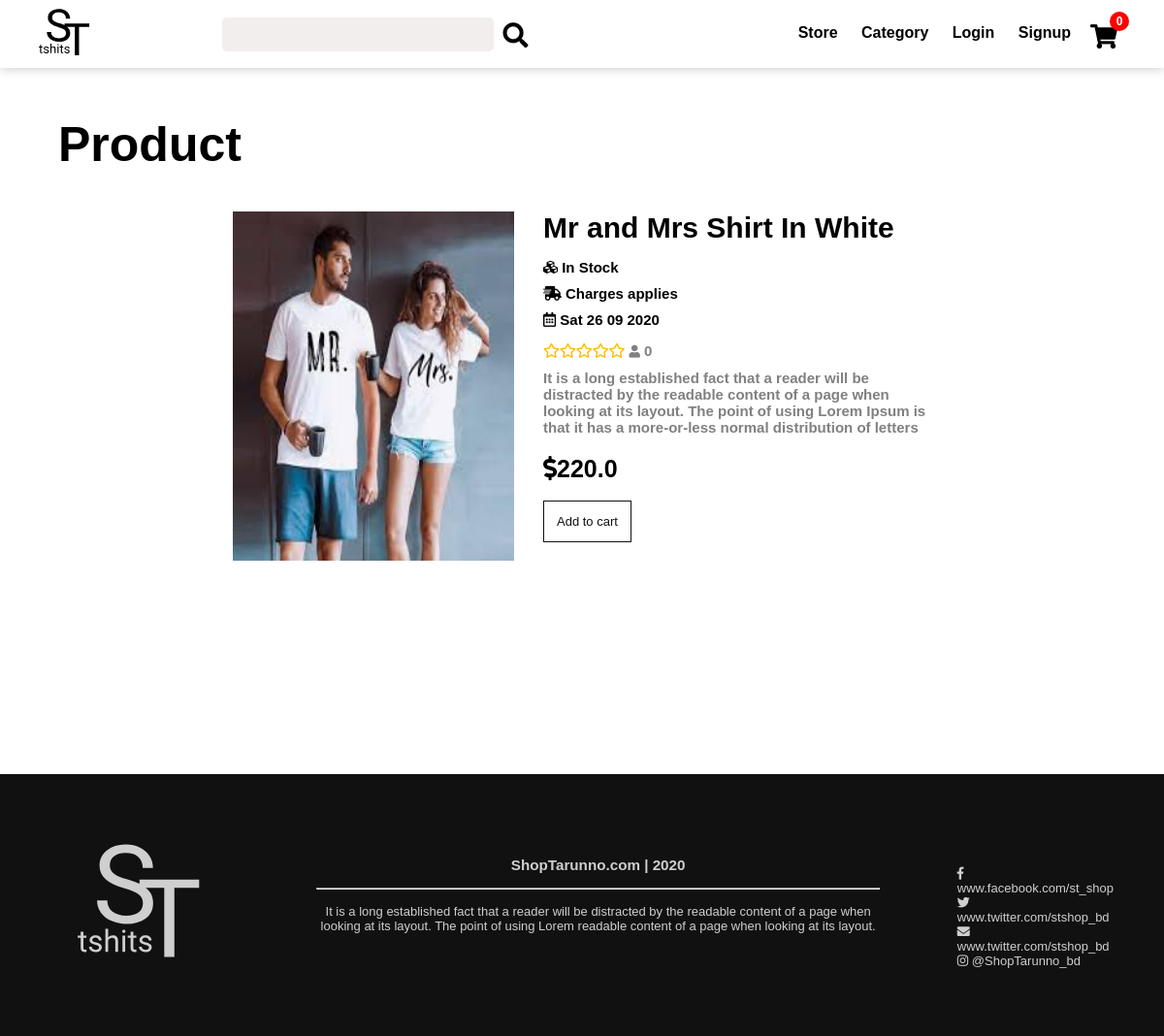
/product/21/, run on the app's committed database.
### store/models.py (models this page shows, shortened)
class Product(models.Model):
    name = models.CharField(max_length=100, null=True)
    price = models.FloatField(null=True)
    category = models.ManyToManyField(Category, null=True)
    image = models.ImageField(null=True, blank=True, upload_to='product/')
    on_sell = models.BooleanField(default=False, null=True)
    date = models.DateTimeField(default=timezone.now)
    on_stock = models.BooleanField(default=True, null=True)
    delivery = models.BooleanField(default=False, null=True)

### store/views.py (the view)
# urls.py: path('product/<int:id>/', views.view_product, name='product'),
def view_product(request, id):
    product = Product.objects.get(id=id)
    categories = Category.objects.all()
    data = cartData(request)
    order = data['order']
    ratings = Rating.objects.filter(product=product)
    sum_rated = ratings.count()
    sum_rating = sum([i.rating for i in ratings])
    if sum_rated == 0:
        rating = 0
    else:
        rating = sum_rating / sum_rated
    reviews = Review.objects.filter(product=product).all()
    context = {
        'product': product,
        'rating': rating,
        'rated': sum_rated,
        'reviews': reviews,
        'order': order,
        'categories': categories,
        'title': 'Product'
    }
    return render(request, 'store/product.html', context)

### store/cart.py (called while the page is built, shortened)
def cookieCart(request):
    try:
        cart = json.loads(request.COOKIES['cart'])
    except:
        cart = {}
    items = []
    order = {'get_cart_total': 0, 'get_cart_total_item': 0}
    return {'items': items, 'order': order}

def cartData(request):
    if request.user.is_authenticated:
        customer = request.user.customer
        order, created = Order.objects.get_or_create(customer=customer)
        items = order.orderitem_set.all()
    else:
        cookieData = cookieCart(request)
        order = cookieData['order']
        items = cookieData['items']
    return {'items': items, 'order': order}

### store/templates/store/product.html (shortened to what this page needs)
{% extends 'store/base.html' %}
{% load static %}
{% load crispy_forms_tags %}
{% block body %}
<link rel="stylesheet" href="{% static 'css/product.css' %}">
<h1>Product</h1>
	<div class="product">
		<div class="product-container">
				<div class="item">
					<img src={{ product.image.url }}>
					<h3 class="product-name"> {{ product.name }}</h3>
					{% if product.on_stock %}
						<h3 class="product-stock"><i class="fas fa-cubes"></i> In Stock</h3>
					{% else %}
						<h3 class="product-stock"><i class="fas fa-cubes"></i> Out of Stock</h3>
					{% endif %}
					{% if product.delivery %}
						<h3 class="product-shipping"><i class="fas fa-shipping-fast"></i> Free</h3>
					{% else %}
						<h3 class="product-shipping"><i class="fas fa-shipping-fast"></i> Charges applies</h3>
					{% endif %}
					<h3 class="product-date"><i class="far fa-calendar-alt"></i> {{ product.date | date:"D d m Y" }}</h3>
					<h2 class="rating" data-rating={{rating}}>
					</h2><p style="display:inline;"> <i style="font-size:13px;" class="fas fa-user"> </i> {{ rated }}</p>
					<p>It is a long established fact that a reader will be distracted by the readable content of a page when looking at its layout.
						 The point of using Lorem Ipsum is that it has a more-or-less normal distribution of letters</p>
					<h3 class="product-price"><i class="fas fa-dollar-sign"></i>{{ product.price }}</h3>
					<a data-product={{product.id}} data-action="add" id="item-btn" class="add-to-cart-btn update-cart">Add to cart</a>
				</div>
		</div>
	</div>
{% endblock body %}

### static/css/base.css (style rules this page uses)
body { margin: 0px; padding: 0px; font-family: 'Arial', sans-serif; overflow-x: hidden; background-color: white; }
* { margin: 0px; padding: 0px; }
html { overflow-x: hidden; }

### static/css/product.css (style rules this page uses)
h1 { padding-top: 120px; width: 90%; margin: auto; font-size: 50px; padding-bottom: 20px; }
.product { min-height: 40vh; width: 60%; margin: auto; }
.item { margin-top: 20px; min-height: 60vh; }
.item img { float: left; height: 360px; width: 290px; margin-right: 30px; }
.add-to-cart-btn { font-size: 13px; text-decoration: none; color: #111; border: 1px solid #111; padding: 13px; background-color: #ffffff; font-family: 'Arial', sans-serif; transition: .3s; }
.product-name { font-size: 30px; margin-bottom: 10px; }
.product p { color: gray; font-size: 15px; font-weight: bold; margin-bottom: 20px; margin-top: 10px; }
.product-price { font-size: 25px; margin-bottom: 30px; }
.product-stock { font-size: 15px; font-weight: bolder; padding: 5px; }
.product-shipping { font-size: 15px; font-weight: bolder; padding: 5px; }
.rating { font-size: 15px; display: inline; color: #ffbb00; }
.product-date { font-size: 15px; font-weight: bolder; padding: 5px; margin-bottom: 10px; }

### data on the page
Product: image (picture), name "Mr and Mrs Shirt In White", date "Sat 26 09 2020", price "220.0"

### other printed values
{{ order.get_cart_total_item }} "0"
{{ rated }} "0"
